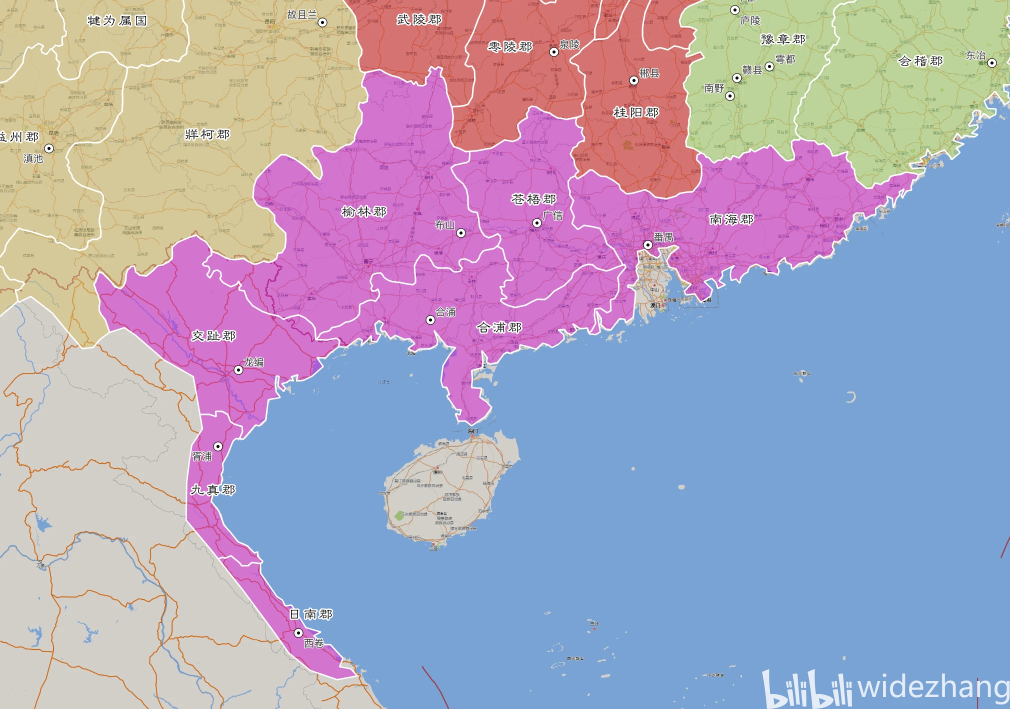
#> input picture viewer/ref_imgs/交州.png, 2020 x 1418 px, given in place of 交州.png.png, which was not available (shown at 1/2 size)
$ python -i generate_remaining_states.py   (imports and definitions only)
#> lines starting #> are read from the running program, lines starting #| are printed output that depends on the picture; after the words box and inside, x2 and y2 are one past the last pixel; in counts of white or black regions, pixels touching at a corner belong together; pictures that were not available may be replaced by others from this repository, and a replacement may not be noted
#!/usr/bin/env python3
"""
generate_remaining_states.py
为剩余 8 州自动生成初始 boundary anchors + GCPs，写入 viewer/han_states_raw/{name}.geojson。

方法：
1. 颜色分割：从参考图中心采样主色，LAB 阈值分割，取最大连通域，提取外轮廓。
2. 仿射估计：用 GCP_DB 城市 bbox 扩展 F=1.8 估计图像地理范围，构造方形像素 centered 仿射。
3. 投影：城市 → 像素（初始 GCPs），轮廓像素 → 经纬度（初始 features）。
4. 写入：包含 pixels 侧通道（供 digitize_v2.html 自动加载）和 features（供 build_han_states.py）。
"""
import json, re, os, math, glob
from PIL import Image
import numpy as np
import cv2

HERE = os.path.dirname(os.path.abspath(__file__))
DIGITIZE = os.path.join(HERE, 'viewer', 'digitize_v2.html')
RAW_DIR = os.path.join(HERE, 'viewer', 'han_states_raw')
REF_DIR = os.path.join(HERE, 'viewer', 'ref_imgs')
IMG_W, IMG_H = 2020, 1418
SEG_TOL = 40
F_EXPAND = 1.8
TARGET_BND_POINTS = 400  # 加密边界锚点，预描更细致（原 300）

# [17 lines left out: function extract_gcp_db, not called in this run]

def segment_state_contour(state, diag_dir=None):
    """
    多聚类合并分割：
    1. 全局 kmeans 得到 K 个主色；
    2. 从中心区域主导标签出发，迭代合并 LAB 颜色距离 < merge_tol 的聚类；
    3. 对合并后的 mask 取连通域，用“面积 × 中心重叠度”打分，排除全图背景；
    4. 取最佳连通域的外轮廓。
    这样能处理州内有郡级色差（如豫州/荆州中心郡颜色不同）的情况。
    """
#> called with state = 'viewer/ref_imgs/交州.png'
    img = Image.open(os.path.join(REF_DIR, f'{state}.png')).convert('RGB')
#> img is the input picture: PIL image 2020x1418 RGB; mean R, G, B 172, 165.6, 190.4
    arr = np.array(img)
    lab = cv2.cvtColor(arr, cv2.COLOR_RGB2LAB)
#> lab: shape (1418, 2020, 3); mean of channels 0, 1, 2 178.8, 137.3, 117.5
    h, w = arr.shape[:2]
    cx, cy = w//2, h//2

    # 全局 kmeans（采样加速）
    samples = lab.reshape(-1, 3).astype(np.float32)
    if len(samples) > 50000:
        idx = np.random.choice(len(samples), 50000, replace=False)
        train = samples[idx]
    else:
        train = samples
    criteria = (cv2.TERM_CRITERIA_EPS + cv2.TERM_CRITERIA_MAX_ITER, 10, 1.0)
    K = 8
    _, labels, centers = cv2.kmeans(train, K, None, criteria, 10, cv2.KMEANS_PP_CENTERS)
#> centers = [[204.1, 120.6, 154.4], [168, 127, 99.31], [133.4, 179.9, 101.9], [149.1, 163.1, 147.6], [158.6, 177.5, 97.67], [211.7, 128.4, 130.8], [247.9, 129.3, 127.2], [51.32, 129.9, 128]]
    centers = centers.astype(np.float32)

    # 为每个像素分配最近聚类
    dists = np.linalg.norm(samples[:, None, :] - centers[None, :, :], axis=2)
    seg_labels = np.argmin(dists, axis=1).reshape(h, w).astype(np.int32)
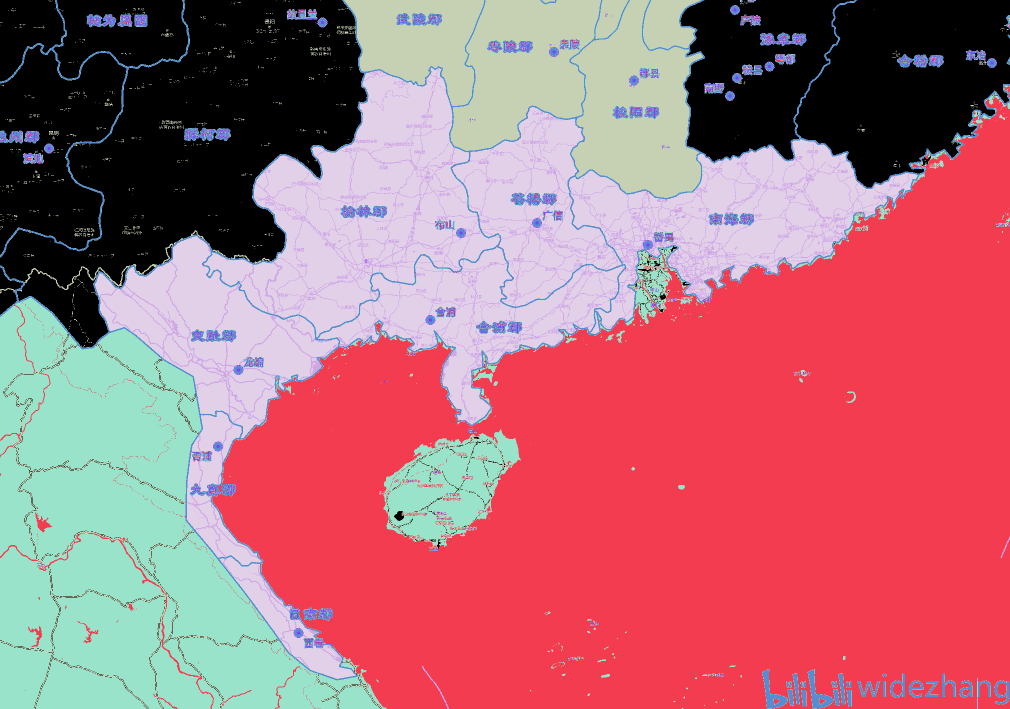
#> seg_labels: shape (1418, 2020) int32 (shown at 1/2 size); 8 distinct labels, from 0 to 7; one colour per label, 0 black

    # 中心区域主导标签（避免中心点正好落在白线/文字上）
    center_patch = seg_labels[cy-30:cy+30, cx-30:cx+30]
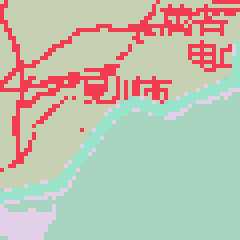
#> center_patch: shape (60, 60) int32 (shown 4 times larger); 5 distinct labels, from 1 to 6; one colour per label, 0 black
    vals, counts = np.unique(center_patch, return_counts=True)
#> vals = [1, 2, 4, 5, 6]; counts = [1358, 452, 1415, 167, 208]
    center_label = vals[np.argmax(counts)]
#> center_label = 4

    # 迭代合并与中心标签颜色相近的聚类（收紧 tol，避免把背景/邻州拉进来）
    merge_tol = 32
    merged = {int(center_label)}
#> merged = 1 item
    changed = True
    while changed:
        changed = False
        for i in range(K):
            if i in merged:
                continue
            if any(np.linalg.norm(centers[i] - centers[j]) < merge_tol for j in merged):
                merged.add(i)
                changed = True
#> after the loop, merged = 2 items

    mask = np.isin(seg_labels, list(merged)).astype(np.uint8) * 255
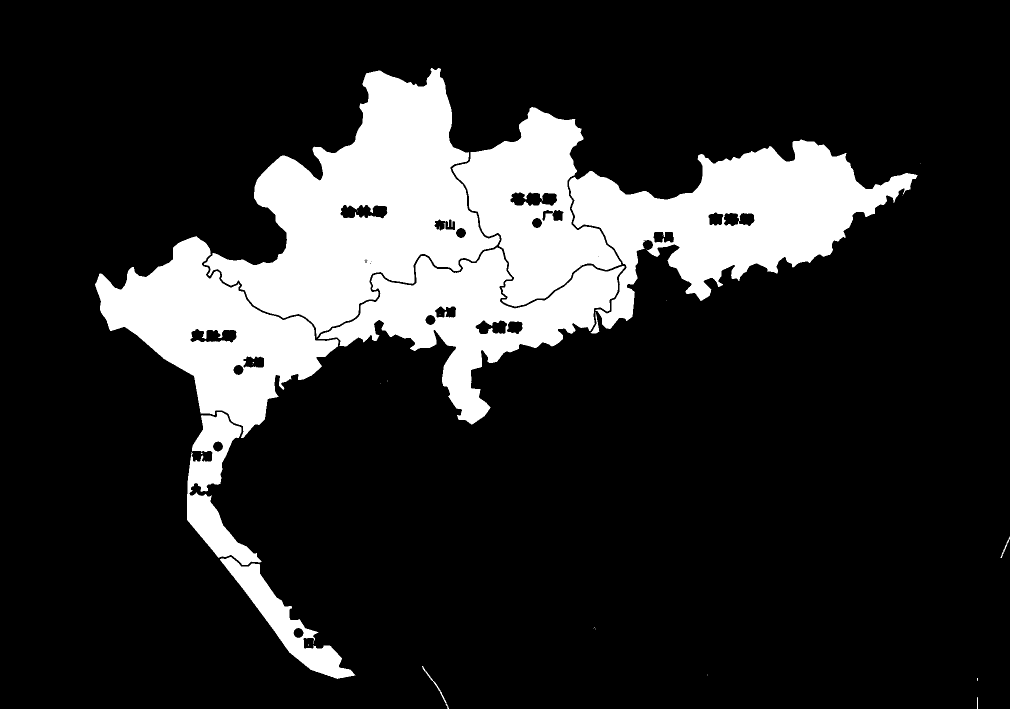
#> mask: shape (1418, 2020) (shown at 1/2 size); 17.4% white; 30 white regions (18 under 20 px), largest, box (x1, y1, x2, y2) and area: (408, 136, 1000, 675) 144144, (1138, 279, 1835, 658) 107921, (190, 472, 677, 876) 80198

    # 先用较大闭运算把州内被白线/文字切开的区域连起来
    kernel = np.ones((7,7), np.uint8)
    mask = cv2.morphologyEx(mask, cv2.MORPH_CLOSE, kernel, iterations=2)
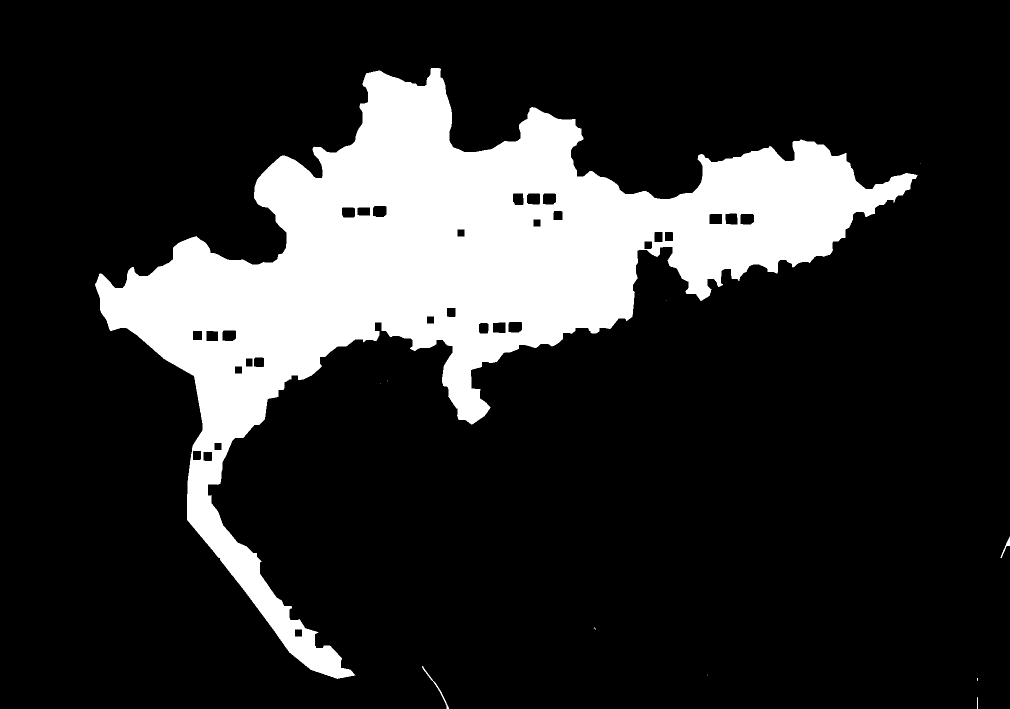
#> mask: shape (1418, 2020) (shown at 1/2 size); 18% white; 12 white regions (8 under 20 px), largest, box (x1, y1, x2, y2) and area: (190, 136, 1835, 1358) 516177, (844, 1332, 898, 1418) 274, (2001, 1073, 2020, 1116) 168, (1954, 1394, 1956, 1418) 47
    # 轻微开运算去孤立噪声
    mask = cv2.morphologyEx(mask, cv2.MORPH_OPEN, np.ones((3,3), np.uint8), iterations=1)
#> mask: shape (1418, 2020); 18% white; 5 white regions (2 under 20 px), largest, box (x1, y1, x2, y2) and area: (190, 136, 1834, 1357) 516103, (2012, 1075, 2020, 1092) 94, (893, 1411, 898, 1418) 29

    # 找连通域并打分
    n, cc, stats, centroids = cv2.connectedComponentsWithStats(mask, connectivity=8)
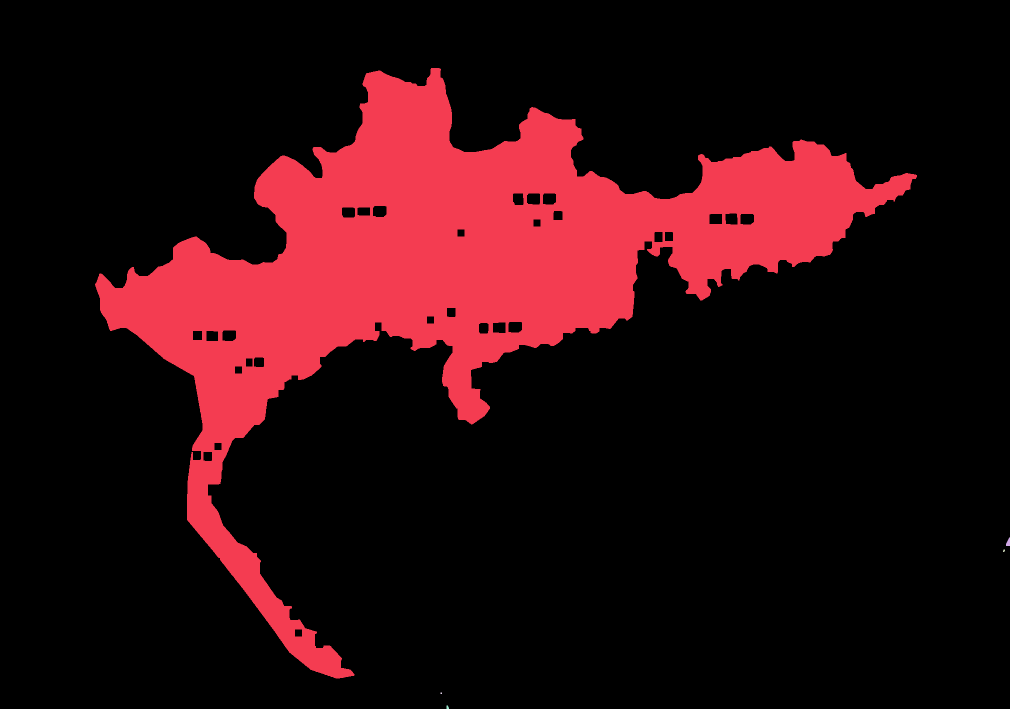
#> cc: shape (1418, 2020) int32 (shown at 1/2 size); 6 distinct labels, from 0 to 5; one colour per label, 0 black
#> n = 6; stats = [[0, 0, 2020, 1418, 2348109], [190, 136, 1644, 1221, 516103], [2012, 1075, 8, 17, 94], [2006, 1099, 4, 5, 16], [881, 1385, 3, 3, 9], [893, 1411, 5, 7, 29]]; centroids = [[1033.9, 746], [898.4, 537.8], [2016.3, 1084.9], [2007.5, 1101], [882, 1386], [894.7, 1414.4]]
    if n <= 1:
        raise RuntimeError(f'{state}: 多聚类合并后无连通域')

    roi_y0, roi_y1 = int(h*0.25), int(h*0.75)
    roi_x0, roi_x1 = int(w*0.25), int(w*0.75)
    roi_mask = np.zeros((h, w), dtype=np.uint8)
    roi_mask[roi_y0:roi_y1, roi_x0:roi_x1] = 255
    img_area = h * w

    # 第一顺位：面积不是全图、中心重叠度最高的较大连通域
    candidates = []
    for comp in range(1, n):
        area = stats[comp, cv2.CC_STAT_AREA]
        if area < 10000:
            continue
        comp_mask = (cc == comp).astype(np.uint8)
        overlap = cv2.bitwise_and(comp_mask * 255, roi_mask).sum() / 255.0
        cy_comp, cx_comp = centroids[comp]
        dist_to_center = math.hypot(cx_comp - cx, cy_comp - cy)
        x, y, bw, bh = stats[comp, cv2.CC_STAT_LEFT], stats[comp, cv2.CC_STAT_TOP], \
                       stats[comp, cv2.CC_STAT_WIDTH], stats[comp, cv2.CC_STAT_HEIGHT]
        touches_all_border = (x <= 2 and y <= 2 and x+bw >= w-3 and y+bh >= h-3)
        # 全图背景直接排除
        if area > 0.85 * img_area and touches_all_border:
            continue
        # 贴边大组件（很可能包含背景）降权
        touches_any_border = (x <= 2 or y <= 2 or x+bw >= w-3 or y+bh >= h-3)
        border_penalty = 0.4 if touches_any_border else 1.0
        score = area * overlap * border_penalty / (dist_to_center + 50.0)
        candidates.append((score, comp, area, overlap))
#> this loop made 5 passes
#> area on passes 2, 5: 94, 29
#> after the loop, candidates = [(276845660.1, 1, 516103, 299745)]

    candidates.sort(reverse=True)
    if not candidates:
        # fallback：中心点所在连通域
        center_cc = cc[cy, cx]
        if center_cc == 0:
            areas = stats[1:, cv2.CC_STAT_AREA]
            center_cc = int(np.argmax(areas) + 1)
        best_comp = center_cc
    else:
        best_comp = candidates[0][1]
#> best_comp = 1

    clean = (cc == best_comp).astype(np.uint8) * 255
#> clean: shape (1418, 2020); 18% white; 1 white region, box (x1, y1, x2, y2) and area: (190, 136, 1834, 1357) 516103
    # 闭运算填补州内小孔
    kernel = np.ones((5,5), np.uint8)
    clean = cv2.morphologyEx(clean, cv2.MORPH_CLOSE, kernel, iterations=2)
#> clean: shape (1418, 2020); 18% white; 1 white region, box (x1, y1, x2, y2) and area: (190, 136, 1834, 1357) 516117
    clean = cv2.morphologyEx(clean, cv2.MORPH_OPEN, kernel, iterations=1)
#> clean: shape (1418, 2020); 18% white; 1 white region

    # CHAIN_APPROX_NONE 保留所有像素点，便于后续去锯齿 + 均匀重采样加密
    contours, _ = cv2.findContours(clean, cv2.RETR_EXTERNAL, cv2.CHAIN_APPROX_NONE)
#> contours = 1 contour; box (x1, y1, x2, y2) and area: (191, 136, 1833, 1357) 523119
    if not contours:
        raise RuntimeError(f'{state}: 未找到外轮廓')
    cnt = max(contours, key=cv2.contourArea)
#> cnt = contour of 6670 points, box (x1, y1, x2, y2) (191, 136, 1833, 1357), area 523119
    cnt = simplify_contour(cnt, TARGET_BND_POINTS)
    pts = [(int(p[0][0]), int(p[0][1])) for p in cnt]

    if diag_dir:
        os.makedirs(diag_dir, exist_ok=True)
        vis = arr.copy()
        vis[clean==0] = (vis[clean==0] * 0.5).astype(np.uint8)
        cv2.drawContours(vis, [cnt], -1, (255,0,0), 2)
        Image.fromarray(vis).save(os.path.join(diag_dir, f'{state}_seg.png'))
    return pts, clean

def simplify_contour(cnt, target):
    """去像素级锯齿后，沿弧长均匀重采样到固定点数，边界平滑且锚点密集。

    旧实现用 approxPolyDP 二分 epsilon，点数受形状复杂度限制、常远低于 target
    （很多州只有 130~180 点）。改为：小 epsilon 去锯齿 → 弧长均匀重采样到精确
    target 点，保证每个州都有稳定且更密的边界锚点，预描更细致。
    """
#> called with cnt = array of shape (6670, 1, 2), target = 400
    peri = cv2.arcLength(cnt, True)
#> peri = 7598.7
    if peri <= 0:
        return cnt
    # 极小 epsilon：只抹掉像素级台阶锯齿，几乎不改变形状
    approx = cv2.approxPolyDP(cnt, 0.0012 * peri, True)
#> approx = contour of 142 points, box (x1, y1, x2, y2) (191, 136, 1833, 1357), area 525850
    if len(approx) < 4:
        approx = cnt
    return resample_contour(approx, target)


def resample_contour(cnt, n):
    """沿闭合轮廓按弧长均匀重采样为恰好 n 个点。"""
#> called with cnt = array of shape (142, 1, 2), n = 400
    pts = cnt.reshape(-1, 2).astype(np.float64)
#> pts = 142 pairs, first value 191 to 1832, second value 136 to 1356
    if len(pts) < 3:
        return cnt.reshape(-1, 1, 2).astype(np.int32)
    ring = np.vstack([pts, pts[0]])  # 闭合
#> ring = 143 pairs, first value 191 to 1832, second value 136 to 1356
    seg = np.diff(ring, axis=0)
#> seg = 142 pairs, first value -108 to 203, second value -132 to 263
    dist = np.sqrt((seg ** 2).sum(axis=1))
#> dist = 142 values, max 332.2 at index 64, min 13.04 at index 93, mean 48.63
    cum = np.concatenate([[0.0], np.cumsum(dist)])
#> cum = 143 values from 0 to 6906.1
    total = cum[-1]
#> total = 6906.1
    if total <= 0:
        return cnt.reshape(-1, 1, 2).astype(np.int32)
    targets = np.linspace(0.0, total, n, endpoint=False)
    out = []
    j = 0
    for t in targets:
        while j < len(cum) - 1 and cum[j + 1] < t:
            j += 1
        seg_len = cum[j + 1] - cum[j]
        r = 0.0 if seg_len == 0 else (t - cum[j]) / seg_len
        p = ring[j] * (1 - r) + ring[j + 1] * r
        out.append([int(round(p[0])), int(round(p[1]))])
#> this loop made 400 passes
#> (seg_len, r, p) on passes 1 to 3: (44.05, 0, [1832, 350]), (44.05, 0.392, [1814.8, 350.8]), (44.05, 0.784, [1797.5, 351.6])
#> after the loop, j = 141; out = 400 pairs, first value 192 to 1832, second value 136 to 1356
    return np.array(out, dtype=np.int32).reshape(-1, 1, 2)

# [23 lines left out: function estimate_affine, not called in this run]

def lonlat_from_px(a, e, c, f, px, py):
    return a*px + c, e*py + f

def px_from_lonlat(a, e, c, f, lon, lat):
    return (lon-c)/a, (lat-f)/e

# [72 lines left out: functions generate_state, main, not called in this run]

# [2 lines not run here, left out]

>>> result = segment_state_contour('viewer/ref_imgs/交州.png')
#> in segment_state_contour, `cnt = simplify_contour(cnt, TARGET_BND_POINTS)`: cnt = contour of 400 points, box (x1, y1, x2, y2) (192, 136, 1833, 1357), area 525898
#> in segment_state_contour, `pts = [(int(p[0][0]), int(p[0][1])) for p in cnt]`: pts has the same summary as out in resample_contour

$ run again, on viewer/ref_imgs/全览-郡级_view.png
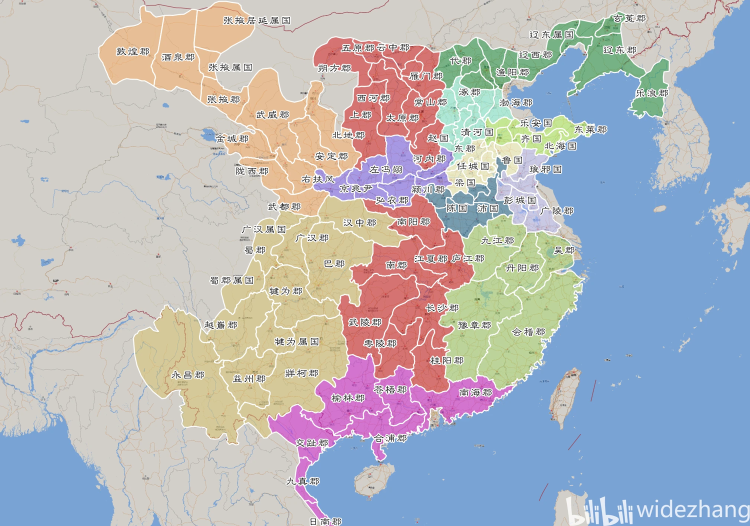
#> input picture viewer/ref_imgs/全览-郡级_view.png, 1500 x 1052 px, given in place of 全览-郡级_view.png.png, which was not available (shown at 1/2 size)
#> in segment_state_contour, img is the input picture: PIL image 1500x1052 RGB; mean R, G, B 181.3, 184, 190.2
#> lab: shape (1052, 1500, 3); mean of channels 0, 1, 2 191.6, 130, 125.1
#> centers = [[211.2, 128, 130.9], [168.1, 127.4, 99.57], [149.5, 164.8, 146.2], [204.4, 124.9, 154.1], [247.4, 127.3, 130.2], [79.02, 128.9, 128], [166.6, 111.4, 140.4], [155.9, 176.5, 98.05]]
#> in segment_state_contour, `seg_labels = np.argmin(dists, axis=1).reshape(h, w).astype(np.int32)`:
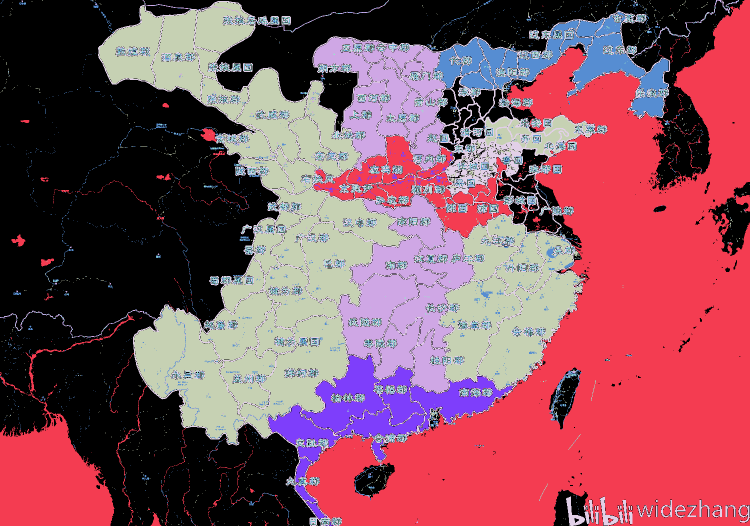
#> seg_labels: shape (1052, 1500) int32 (shown at 1/2 size); 8 distinct labels, from 0 to 7; one colour per label, 0 black
#> center_patch: shape (60, 60) int32; 6 distinct labels, from 0 to 6
#> vals = [0, 2, 3, 4, 5, 6]; counts = [134, 2464, 694, 274, 28, 6]
#> center_label = 2
#> merged = 1 item
#> cc: shape (1052, 1500) int32; 59 distinct labels, from 0 to 58
#> n = 59; stats = 59 rows, first 6: [0, 0, 1500, 1052, 1480708], [43, 0, 3, 3, 9], [286, 0, 5, 4, 17], [772, 0, 6, 5, 22], [1270, 0, 3, 6, 18], [1430, 0, 47, 26, 506]; centroids = 59 pairs, first value 25.51 to 1453.2, second value 1 to 1047.5
#> the loop in segment_state_contour, `for comp in range(1, n):` made 58 passes
#> area on passes 3, 5, 8, 10, 11, 12, 13, 14: 22, 506, 78, 33, 37, 35, 118, 140
#> after the loop in segment_state_contour, `for comp in range(1, n):`: candidates = [(371340.7, 19, 36907, 6667), (8805778, 30, 57712, 57712)]
#> best_comp = 30
#> in segment_state_contour, `clean = (cc == best_comp).astype(np.uint8) * 255`:
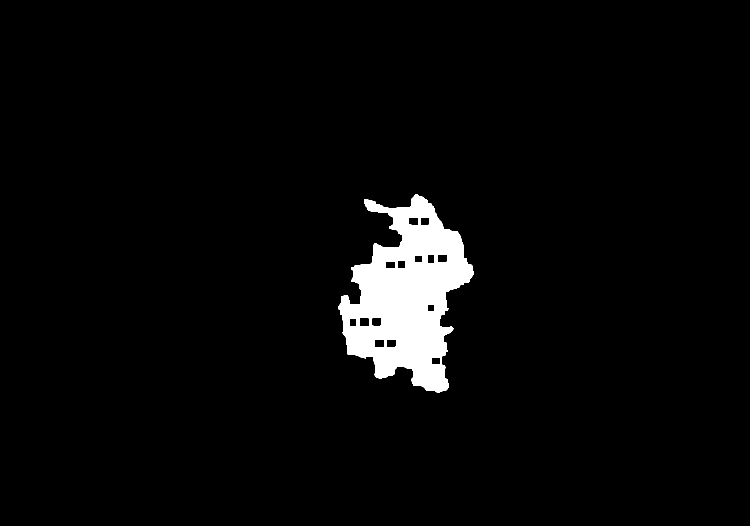
#> clean: shape (1052, 1500) (shown at 1/2 size); 3.7% white; 1 white region, box (x1, y1, x2, y2) and area: (676, 389, 948, 785) 57712
#> contours = 1 contour; box (x1, y1, x2, y2) and area: (677, 389, 947, 785) 60182
#> in segment_state_contour, `cnt = max(contours, key=cv2.contourArea)`: cnt = contour of 1504 points, box (x1, y1, x2, y2) (677, 389, 947, 785), area 60182
#> peri = 1638.2
#> approx = contour of 109 points, box (x1, y1, x2, y2) (677, 389, 947, 785), area 60269
#> in resample_contour, `pts = cnt.reshape(-1, 2).astype(np.float64)`: pts = 109 pairs, first value 677 to 946, second value 389 to 784
#> ring = 110 pairs, first value 677 to 946, second value 389 to 784
#> seg = 109 pairs, first value -49 to 38, second value -36 to 37
#> dist = 109 values, max 49.01 at index 104, min 3.16 at index 40, mean 14.34
#> cum = 110 values from 0 to 1563.5
#> total = 1563.5
#> the loop in resample_contour, `for t in targets:` made 400 passes
#> (seg_len, r, p) on passes 1 to 3: (12.17, 0, [728, 399]), (12.17, 0.321, [728.6, 402.9]), (12.17, 0.643, [729.3, 406.7])
#> after the loop in resample_contour, `for t in targets:`: j = 108; out = 400 pairs, first value 678 to 946, second value 389 to 783
#> in segment_state_contour, `cnt = simplify_contour(cnt, TARGET_BND_POINTS)`: cnt = contour of 400 points, box (x1, y1, x2, y2) (678, 389, 947, 784), area 60248
#> in segment_state_contour, `pts = [(int(p[0][0]), int(p[0][1])) for p in cnt]`: pts has the same summary as out in resample_contour
